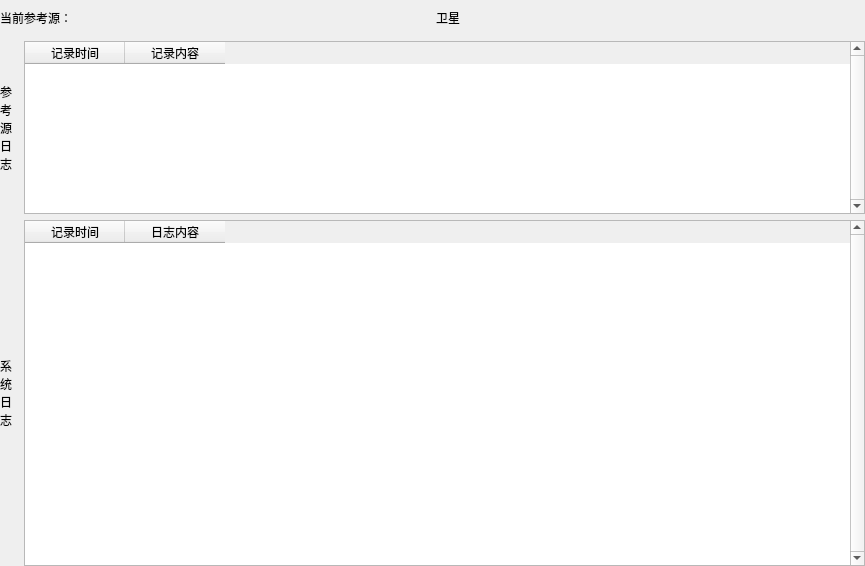
<?xml version="1.0" encoding="UTF-8"?>
<ui version="4.0">
 <class>sysinfo_ref_src</class>
 <widget class="QWidget" name="sysinfo_ref_src">
  <property name="geometry">
   <rect>
    <x>0</x>
    <y>0</y>
    <width>865</width>
    <height>566</height>
   </rect>
  </property>
  <property name="windowTitle">
   <string>Form</string>
  </property>
  <layout class="QGridLayout" name="gridLayout">
   <property name="leftMargin">
    <number>0</number>
   </property>
   <property name="topMargin">
    <number>0</number>
   </property>
   <property name="rightMargin">
    <number>0</number>
   </property>
   <property name="bottomMargin">
    <number>0</number>
   </property>
   <item row="0" column="0">
    <layout class="QVBoxLayout" name="verticalLayout" stretch="1,5,10">
     <item>
      <layout class="QHBoxLayout" name="horizontalLayout">
       <item>
        <widget class="QLabel" name="label">
         <property name="text">
          <string>当前参考源：</string>
         </property>
        </widget>
       </item>
       <item>
        <widget class="QLabel" name="label_2">
         <property name="text">
          <string>卫星</string>
         </property>
        </widget>
       </item>
      </layout>
     </item>
     <item>
      <layout class="QHBoxLayout" name="horizontalLayout_2">
       <property name="spacing">
        <number>12</number>
       </property>
       <item>
        <widget class="QLabel" name="label_3">
         <property name="text">
          <string>参
考
源
日
志</string>
         </property>
         <property name="alignment">
          <set>Qt::AlignCenter</set>
         </property>
         <property name="margin">
          <number>0</number>
         </property>
         <property name="indent">
          <number>-1</number>
         </property>
        </widget>
       </item>
       <item>
        <widget class="QTableWidget" name="tableWidget_src">
         <property name="verticalScrollBarPolicy">
          <enum>Qt::ScrollBarAlwaysOn</enum>
         </property>
         <property name="horizontalScrollBarPolicy">
          <enum>Qt::ScrollBarAlwaysOff</enum>
         </property>
         <column>
          <property name="text">
           <string>   记录时间   </string>
          </property>
         </column>
         <column>
          <property name="text">
           <string>记录内容</string>
          </property>
         </column>
        </widget>
       </item>
      </layout>
     </item>
     <item>
      <layout class="QHBoxLayout" name="horizontalLayout_3">
       <property name="spacing">
        <number>12</number>
       </property>
       <item>
        <widget class="QLabel" name="label_4">
         <property name="text">
          <string>系
统
日
志</string>
         </property>
         <property name="alignment">
          <set>Qt::AlignCenter</set>
         </property>
         <property name="margin">
          <number>0</number>
         </property>
         <property name="indent">
          <number>-1</number>
         </property>
        </widget>
       </item>
       <item>
        <widget class="QTableWidget" name="tableWidget_log">
         <property name="verticalScrollBarPolicy">
          <enum>Qt::ScrollBarAlwaysOn</enum>
         </property>
         <property name="horizontalScrollBarPolicy">
          <enum>Qt::ScrollBarAlwaysOff</enum>
         </property>
         <column>
          <property name="text">
           <string>   记录时间   </string>
          </property>
         </column>
         <column>
          <property name="text">
           <string>日志内容</string>
          </property>
         </column>
        </widget>
       </item>
      </layout>
     </item>
    </layout>
   </item>
  </layout>
 </widget>
 <resources/>
 <connections/>
</ui>
